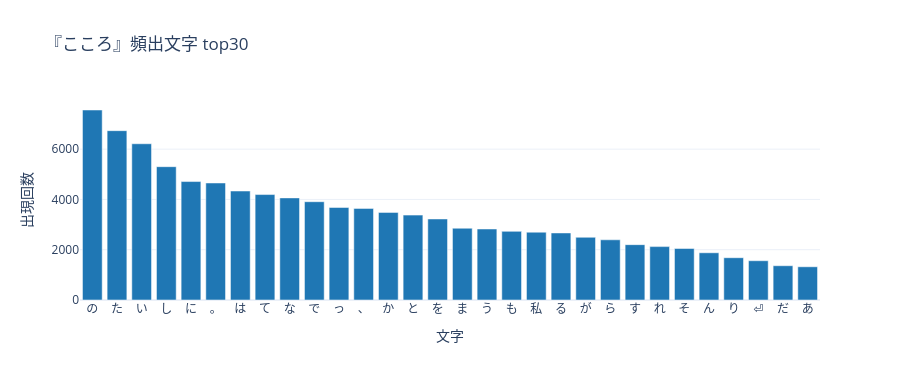

Notebook source saved alongside this figure:
### Code cell
# 頻出文字 top30
freq = Counter(corpus)
top = freq.most_common(30)
labels = [c.replace("\n", "⏎").replace("　", "␣") for c, _ in top]
fig = go.Figure(go.Bar(x=labels, y=[n for _, n in top], marker_color="#1f77b4"))
fig.update_layout(title="『こころ』頻出文字 top30", xaxis_title="文字", yaxis_title="出現回数",
                  template="plotly_white", height=380)
fig.show()

### Figure 1 — Plotly figure (JSON) as saved in the notebook; plotly's stock layout.template omitted (floating-point values rounded to 4 significant figures)
{"data": [{"marker": {"color": "#1f77b4"}, "type": "bar", "x": ["の", "た", "い", "し", "に", "。", "は", "て", "な", "で", "っ", "、", "か", "と", "を", "ま", "う", "も", "私", "る", "が", "ら", "す", "れ", "そ", "ん", "り", "⏎", "だ", "あ"], "y": [7556, 6734, 6214, 5302, 4710, 4654, 4334, 4193, 4061, 3909, 3681, 3643, 3484, 3376, 3223, 2854, 2824, 2730, 2697, 2667, 2494, 2394, 2201, 2123, 2049, 1878, 1682, 1562, 1363, 1321]}], "layout": {"height": 380, "title": {"text": "『こころ』頻出文字 top30"}, "xaxis": {"title": {"text": "文字"}}, "yaxis": {"title": {"text": "出現回数"}}}}
